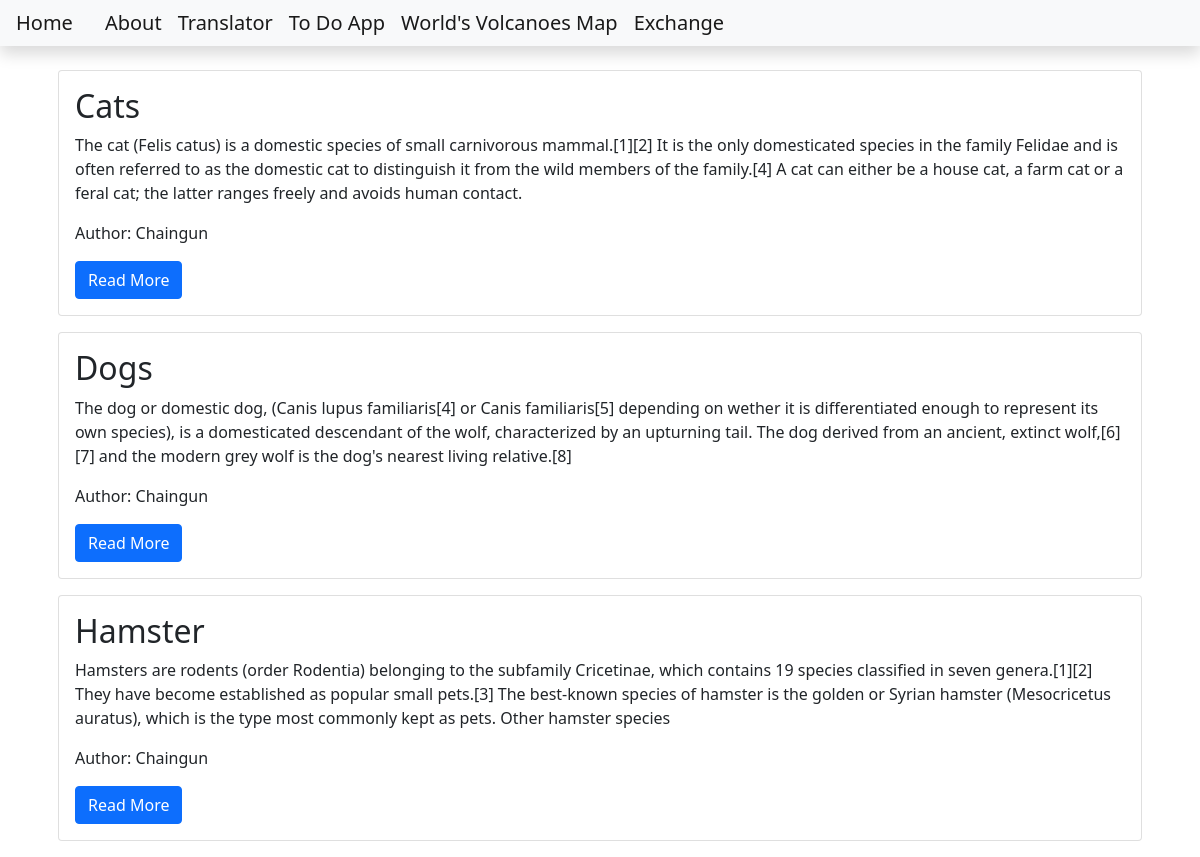
The page / on the database its author committed.
### blog/models.py (models this page shows, shortened)
class Post(models.Model):
    title = models.CharField(max_length=200)
    content = models.TextField()
    date_created = models.DateTimeField(auto_now_add=True)
    slug = models.SlugField(max_length=200, unique=True)
    author = models.ForeignKey(to=User, on_delete=models.CASCADE)
    status = models.IntegerField(choices=STATUS, default=0)

### blog/views.py (the view)
# urls.py: path('', views.PostList.as_view(), name='home'),
class PostList(generic.ListView):
    queryset = Post.objects.filter(status=1).order_by('date_created')
    template_name = 'index.html'

### templates/index.html
{% extends 'base.html' %}
{% block content %}
    <div class="container">
    {% for post in post_list %}
        <div class="card m-3">
            <div class="card-body">
                <h2 class="card-title">
                    {{post.title}}
                </h2>
                <p class="card-text">
                    {{post.content | slice:"350"}}
                </p>
                <p class="card-text">
                    Author: {{post.author | title}}
                </p>
                <a class ="btn btn-primary" href="{% url 'blog_view' post.slug %}">Read More</a>
            </div>
        </div>
    {% endfor %}
    </div>
{% endblock content %}

### templates/base.html (shortened to what this page needs)
<!DOCTYPE html>
<html lang="en">
<head>
    <link href="https://cdn.jsdelivr.net/npm/bootstrap@5.1.3/dist/css/bootstrap.min.css" rel="stylesheet">
</head>
<body>
<nav class="navbar navbar-expand-lg navbar-light bg-light shadow mb-4" id="mainNav">
    <div class="collpase navbar-collapse" id="navbarResponsive">
        <ul class="navbar-nav nl-auto">
            <li class="nav-item">
                <a class="navbar-brand p-3" href="{% url 'home' %}">Home</a>
            </li>
            <li class="nav-item">
                <a class="navbar-brand" href="{% url 'about_view' %}">About</a>
            </li>
            <li class="nav-item">
                <a class="navbar-brand" href="{% url 'get_translation' %}">Translator</a>
            </li>
             <li class="nav-item">
                <a class="navbar-brand" href="{% url 'todo' %}">To Do App</a>
            </li>
            <li class="nav-item">
                <a class="navbar-brand" href="{% url 'map' %}">World's Volcanoes Map</a>
            </li>
              <li class="nav-item">
                <a class="navbar-brand" href="{% url 'exchange' %}">Exchange</a>
            </li>
        </ul>
    </div>
</nav>
{% block content %}
{% endblock content %}
</body>
</html>

### rows shown on the page
Post: title "Cats", content "The cat (Felis catus) is a domestic species of small carnivorous mammal.[1][2] It is the only domesticated species in the family Felidae and is often referred to as the domestic cat to distinguish it from the wild members of the family.[4] A cat can either be a house cat, a farm cat or a feral cat; the latter ranges freely and avoids human contact.", author "Chaingun"
Post: title "Dogs", content "The dog or domestic dog, (Canis lupus familiaris[4] or Canis familiaris[5] depending on wether it is differentiated enough to represent its own species), is a domesticated descendant of the wolf, characterized by an upturning tail. The dog derived from an ancient, extinct wolf,[6][7] and the modern grey wolf is the dog's nearest living relative.[8]", author "Chaingun"
Post: title "Hamster", content "Hamsters are rodents (order Rodentia) belonging to the subfamily Cricetinae, which contains 19 species classified in seven genera.[1][2] They have become established as popular small pets.[3] The best-known species of hamster is the golden or Syrian hamster (Mesocricetus auratus), which is the type most commonly kept as pets. Other hamster species", author "Chaingun"
